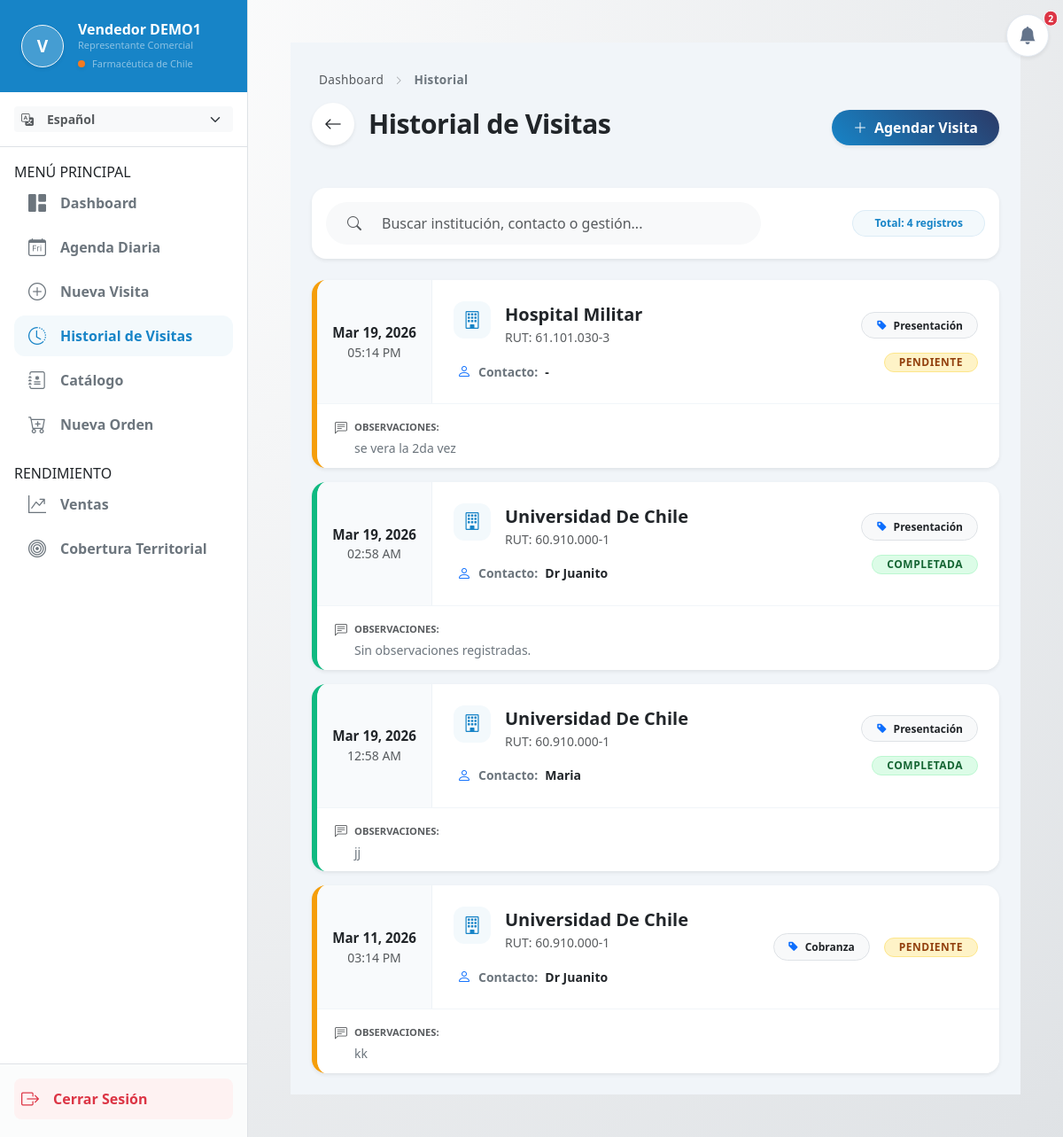
Page /visitas/historial/ (signed in) on the earlier database version.
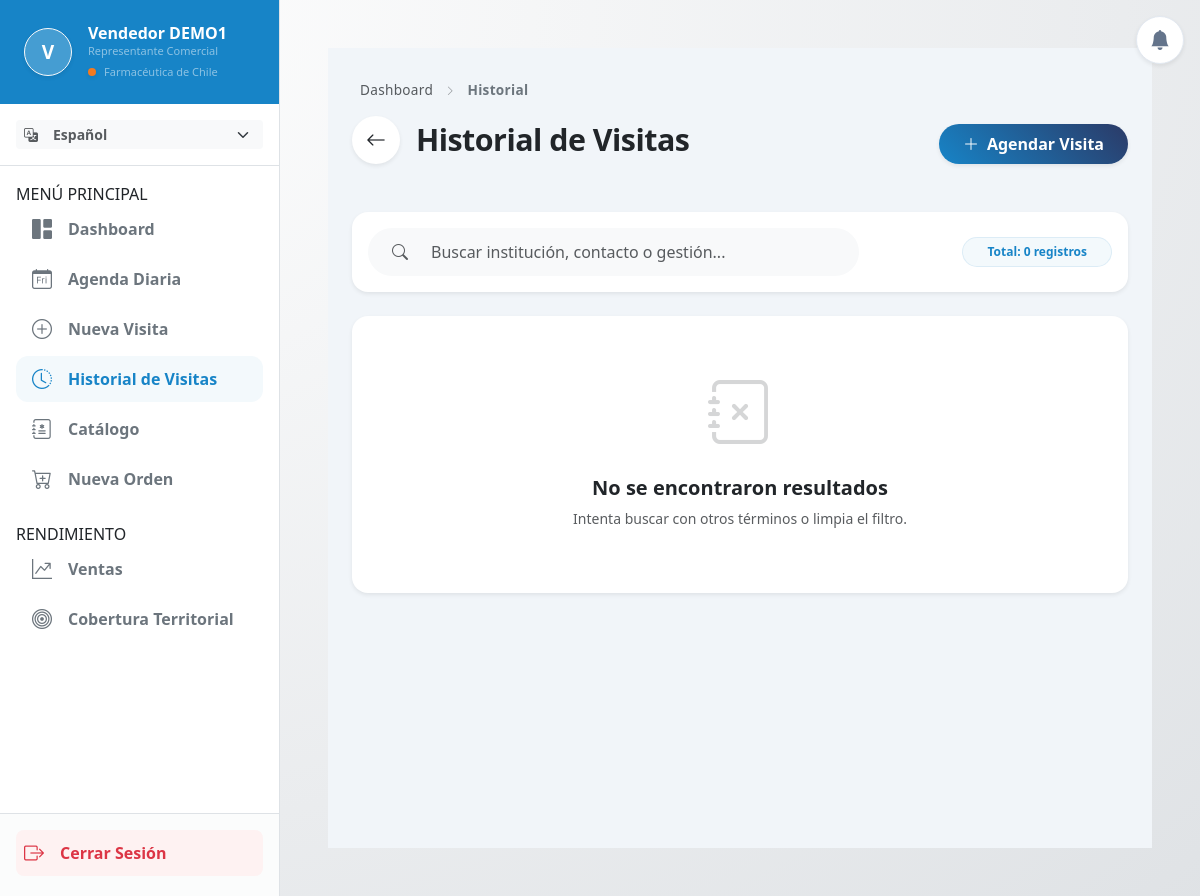
Same page on the later database version.
### apps/visitas/models.py (models this page shows, shortened)
class Visita(models.Model):
    ESTADOS = (
        ('Pendiente', 'Pendiente'),
        ('Realizada', 'Realizada'),
        ('Cancelada', 'Cancelada'),
    )
    representante = models.ForeignKey(settings.AUTH_USER_MODEL, on_delete=models.CASCADE, related_name='visitas')
    institucion = models.ForeignKey(Institucion, on_delete=models.CASCADE, related_name='visitas_programadas')
    contacto = models.ForeignKey(Contacto, on_delete=models.SET_NULL, null=True, blank=True, related_name='visitas')
    razon_social = models.CharField(max_length=255, blank=True, null=True)
    fecha_hora = models.DateTimeField(verbose_name="Fecha y Hora de la visita")
    productos = models.ManyToManyField(Producto, blank=True, related_name='visitas')
    estado = models.CharField(max_length=20, choices=ESTADOS, default='Pendiente')
    notas = models.TextField(blank=True, null=True)
    tipo_gestion = models.CharField(max_length=50, blank=True, null=True, verbose_name="Tipo de Gestión")

class RegistroVisita(models.Model):
    representante = models.ForeignKey(settings.AUTH_USER_MODEL, on_delete=models.CASCADE, related_name='registros_visitas')
    institucion = models.ForeignKey(Institucion, on_delete=models.CASCADE, related_name='registros_visitas')
    contacto = models.ForeignKey(Contacto, on_delete=models.SET_NULL, null=True, blank=True, related_name='registros_visitas')
    fecha_hora = models.DateTimeField(auto_now_add=True, verbose_name="Fecha y Hora Realizada")
    productos = models.ManyToManyField(Producto, blank=True, related_name='registros_visitas')
    notas = models.TextField(blank=True, null=True)
    tipo_gestion = models.CharField(max_length=50, blank=True, null=True, verbose_name="Tipo de Gestión")
    class Meta:
        verbose_name = "Registro de Visita"
        verbose_name_plural = "Registros de Visitas"

### apps/clientes/models.py (models this page shows, shortened)
class Institucion(models.Model):
    TIPO_OPCIONES = (
        ('Hospital', 'Hospital'),
        ('Clinica', 'Clínica'),
        ('Farmacia', 'Farmacia'),
        ('Centro Medico', 'Centro Médico'),
        ('Otro', 'Otro'),
    )
    nombre = models.CharField(max_length=200)
    razon_social = models.CharField(max_length=255, blank=True, null=True)
    rut = models.CharField(max_length=20, blank=True, null=True)
    comuna = models.CharField(max_length=100, blank=True, null=True)
    direccion = models.CharField(max_length=255, blank=True, null=True)
    tipo = models.CharField(max_length=50, choices=TIPO_OPCIONES, default='Hospital')
    representante = models.ForeignKey(
        settings.AUTH_USER_MODEL,
        on_delete=models.SET_NULL,
        null=True,
        blank=True,
        related_name='instituciones_asignadas'
    )

class Contacto(models.Model):
    ROLES = (
        ('Médico', 'Médico'),
        ('Administrativo', 'Administrativo'),
        ('Enfermería', 'Enfermería'),
        ('Otro', 'Otro'),
    )
    nombre = models.CharField(max_length=200)
    rol = models.CharField(max_length=50, choices=ROLES, default='Médico')
    especialidad = models.CharField(max_length=100, blank=True, null=True)
    telefono = models.CharField(max_length=20, blank=True, null=True)
    email = models.EmailField(blank=True, null=True)
    horario_preferido = models.CharField(max_length=200, blank=True, null=True)
    notas = models.TextField(blank=True, null=True)
    decisor_compra = models.BooleanField(default=False)
    institucion = models.ForeignKey(Institucion, on_delete=models.CASCADE, related_name='contactos')

### apps/visitas/views.py (the view, shortened to what this page needs)
# urls.py: path('historial/', views.historial_view, name='historial'),
@login_required(login_url='usuarios:login')
def historial_view(request):
    query = request.GET.get('q', '')
    if request.user.is_superuser:
        vendedores_permitidos = UsuarioPersonalizado.objects.all()
    elif getattr(request.user, 'es_gerente', False) or request.user.groups.filter(name='Gerente').exists():
        vendedores_permitidos = UsuarioPersonalizado.objects.filter(Q(id=request.user.id) | Q(jefe=request.user))
    else:
        vendedores_permitidos = UsuarioPersonalizado.objects.filter(id=request.user.id)
    agendas = Visita.objects.filter(representante__in=vendedores_permitidos).select_related('institucion', 'contacto', 'representante')
    registros = RegistroVisita.objects.filter(representante__in=vendedores_permitidos).select_related('institucion', 'contacto', 'representante')
    lista_agendas = list(agendas)
    for a in lista_agendas:
        a.tipo_origen = 'Agendada'
    lista_registros = list(registros)
    for r in lista_registros:
        r.tipo_origen = 'Directa'
        r.estado = 'Completada'
    historial_completo = sorted(
        chain(lista_agendas, lista_registros),
        key=attrgetter('fecha_hora'),
        reverse=True
    )
    paginator = Paginator(historial_completo, 10)
    page_number = request.GET.get('page')
    page_obj = paginator.get_page(page_number)
    context = {
        'page_obj': page_obj,
        'query': query,
        'total_registros': len(historial_completo), # Total de ambas listas combinadas
    }
    return render(request, 'visitas/historial.html', context)

### apps/usuarios/models.py (called while the page is built)
    @property
    def es_gerente(self):
        roles_jefatura = ['Administrador', 'Gerente', 'Jefe de Ventas']
        return any(palabra in self.rol for palabra in roles_jefatura) or self.is_staff or self.is_superuser

### apps/visitas/templates/visitas/historial.html (shortened to what the changed rows need)
{% extends 'base.html' %}
{% load static %}
{% load i18n %}
{% block content %}
<div class="container-fluid px-xl-4 py-4 min-vh-100" style="background-color: #f1f5f9;">
    <div class="d-flex flex-column flex-md-row justify-content-between align-items-md-end mb-5 gap-4 pt-2">
    <div class="d-flex flex-column">
        <div class="d-flex align-items-center gap-3">
            <h1 class="fw-bolder mb-0 text-dark" style="letter-spacing: -0.5px; font-size: 1.9rem; line-height: 1.2;">
                {% translate "Historial de Visitas" %}
            </h1>
        </div>
    </div>
</div>
    <div class="card mb-4 border-0 shadow-sm rounded-4 bg-white p-3">
        <form method="GET" action="" class="row g-3 align-items-center justify-content-between">
            <div class="col-12 col-md-auto ms-auto">
                <div class="badge rounded-pill px-4 py-2 fw-bold" style="background-color: var(--brand-light); color: var(--brand-blue); border: 1px solid rgba(23, 132, 199, 0.1);">
                    {% translate "Total" %}: {{ total_registros }} {% translate "registros" %}
                </div>
            </div>
        </form>
    </div>
    <div id="listaVisitas" class="d-flex flex-column gap-3">
        {% for visita in page_obj %}
        <div class="card item-visita bg-white shadow-sm overflow-hidden"
             style="border-left: 6px solid {% if visita.estado == 'Realizada' or visita.estado == 'Completada' %}#10B981{% elif visita.estado == 'Pendiente' %}#F59E0B{% elif visita.estado == 'Cancelada' %}#EF4444{% else %}#64748B{% endif %} !important;">
            <div class="d-flex flex-column flex-md-row">
                <div class="meta-data text-center">
                    <div class="fw-bold text-dark" style="font-size: 0.95rem;">{{ visita.fecha_hora|date:"M j, Y" }}</div>
                    <div class="text-muted small">{{ visita.fecha_hora|date:"h:i A" }}</div>
                </div>
                <div class="card-body p-4 flex-grow-1">
                    <div class="row align-items-center g-3">
                        <div class="col-12 col-lg-7">
                            <div class="d-flex align-items-start gap-3 mb-3">
                                <div class="icon-box-farma"><i class="bi bi-building fs-5"></i></div>
                                <div>
                                    <div class="fw-bold text-dark fs-5 mb-0">{{ visita.institucion.nombre|title }}</div>
                                    <div class="text-muted small">RUT: {{ visita.institucion.rut }}</div>
                                </div>
                            </div>
                            <div class="d-flex flex-wrap align-items-center gap-3 ps-1 mt-2">
                                <div class="d-flex align-items-center gap-2">
                                    <i class="bi bi-person text-primary"></i>
                                    <span class="fw-semibold text-secondary small">{% translate "Contacto" %}:</span>
                                    <span class="text-dark small fw-bold">{{ visita.contacto.nombre|title|default:"-" }}</span>
                                </div>
                            </div>
                        </div>
                        <div class="col-12 col-lg-5 text-lg-end d-flex flex-wrap justify-content-lg-end align-items-center gap-3">
                            <span class="badge rounded-pill bg-light text-dark border px-3 py-2 fw-bold" style="font-size: 0.75rem;">
                                <i class="bi bi-tag-fill me-1 text-primary"></i>
                                {% translate visita.tipo_gestion|default:"No especificado" %}
                            </span>
                            <div class="d-flex flex-column align-items-center align-items-lg-end">
                                {% if visita.estado == 'Realizada' or visita.estado == 'Completada' %}
                                    <span class="badge rounded-pill px-3 py-1 badge-custom" style="background-color: #dcfce7; color: #166534; border: 1px solid #bbf7d0;">{% translate "Completada" %}</span>
                                {% elif visita.estado == 'Pendiente' %}
                                    <span class="badge rounded-pill px-3 py-1 badge-custom" style="background-color: #fef3c7; color: #92400e; border: 1px solid #fde68a;">{% translate "Pendiente" %}</span>
                                {% else %}
                                    <span class="badge rounded-pill px-3 py-1 badge-custom bg-secondary bg-opacity-10 text-secondary border">{% translate visita.estado %}</span>
                                {% endif %}
                            </div>
                        </div>
                    </div>
                </div>
            </div>
            <div class="observaciones-box">
                <div class="d-flex align-items-start gap-2">
                    <i class="bi bi-chat-left-text text-muted small mt-1"></i>
                    <div>
                        <span class="small fw-bold text-muted text-uppercase" style="font-size: 0.7rem;">{% translate "Observaciones" %}:</span>
                        <p class="mb-0 small text-secondary mt-1" style="line-height: 1.4;">
                            {{ visita.notas|default:"Sin observaciones registradas." }}
                        </p>
                    </div>
                </div>
            </div>
        </div>
        {% empty %}
        <div class="card border-0 rounded-4 bg-white p-5 text-center shadow-sm">
            <i class="bi bi-journal-x text-muted opacity-25" style="font-size: 4rem;"></i>
            <h5 class="fw-bold text-dark mt-3">{% translate "No se encontraron resultados" %}</h5>
            <p class="text-muted small">{% translate "Intenta buscar con otros términos o limpia el filtro." %}</p>
        </div>
        {% endfor %}
    </div>
</div>
{% endblock %}

### templates/base.html (shortened to what the changed rows need)
{% load static %}
{% load i18n %}
<!DOCTYPE html>
<html lang="{{ LANGUAGE_CODE }}">
<head>
    <link href="https://cdn.jsdelivr.net/npm/bootstrap@5.3.2/dist/css/bootstrap.min.css" rel="stylesheet">
    <link rel="stylesheet" href="https://cdn.jsdelivr.net/npm/bootstrap-icons@1.11.1/font/bootstrap-icons.css">
    <link rel="stylesheet" href="{% static 'css/style.css' %}">
</head>
<body>
    <div class="d-none d-lg-block position-fixed p-3" style="top: 0; right: 0; z-index: 1040;">
        <div class="dropdown bg-white rounded-circle shadow-sm d-flex justify-content-center align-items-center transition-hover" style="width: 48px; height: 48px; border: 1px solid #e2e8f0;">
            <a href="#" class="text-secondary position-relative text-decoration-none d-flex align-items-center w-100 h-100 justify-content-center" id="dropdownDesktop" data-bs-toggle="dropdown" aria-expanded="false">
                <i class="bi bi-bell-fill fs-5" style="color: #64748b;"></i>
                {% if total_notificaciones > 0 %}
                <span class="position-absolute top-0 start-100 translate-middle badge rounded-pill bg-danger border border-white" style="font-size: 0.65rem; padding: 0.25em 0.4em; transform: translate(-30%, -30%) !important;">
                    {{ total_notificaciones }}
                </span>
                {% endif %}
            </a>
        </div>
    </div>
                            {% get_current_language as CURRENT_LANG %}
                            {% get_available_languages as LANGUAGES %}
    <main class="pt-5 pt-lg-0">
        <div class="container-fluid p-3 p-md-4 p-lg-5 mt-4 mt-lg-0">
            {% block content %}
            {% endblock %}
        </div>
    </main>
</body>
</html>

Differences in the rows shown:
removed Visita: fecha_hora "Mar 19, 2026", fecha_hora "05:14 PM", institucion.nombre "Hospital Militar", institucion.rut "61.101.030-3", contacto.nombre "-", notas "se vera la 2da vez"
removed Visita: fecha_hora "Mar 19, 2026", fecha_hora "02:58 AM", institucion.nombre "Universidad De Chile", institucion.rut "60.910.000-1", contacto.nombre "Dr Juanito", notas "Sin observaciones registradas.", estado "Realizada" (drawn)
removed RegistroVisita: fecha_hora "Mar 19, 2026", fecha_hora "12:58 AM", institucion.nombre "Universidad De Chile", institucion.rut "60.910.000-1", contacto.nombre "Maria", notas "jj"
removed Visita: fecha_hora "Mar 11, 2026", fecha_hora "03:14 PM", institucion.nombre "Universidad De Chile", institucion.rut "60.910.000-1", contacto.nombre "Dr Juanito", notas "kk"
Other differences:
{{ total_registros }}: "4" → "0"
{{ total_notificaciones }}: "2" → (not shown)
text now shown: "No se encontraron resultados Intenta buscar con otros términos o limpia el filtro."
